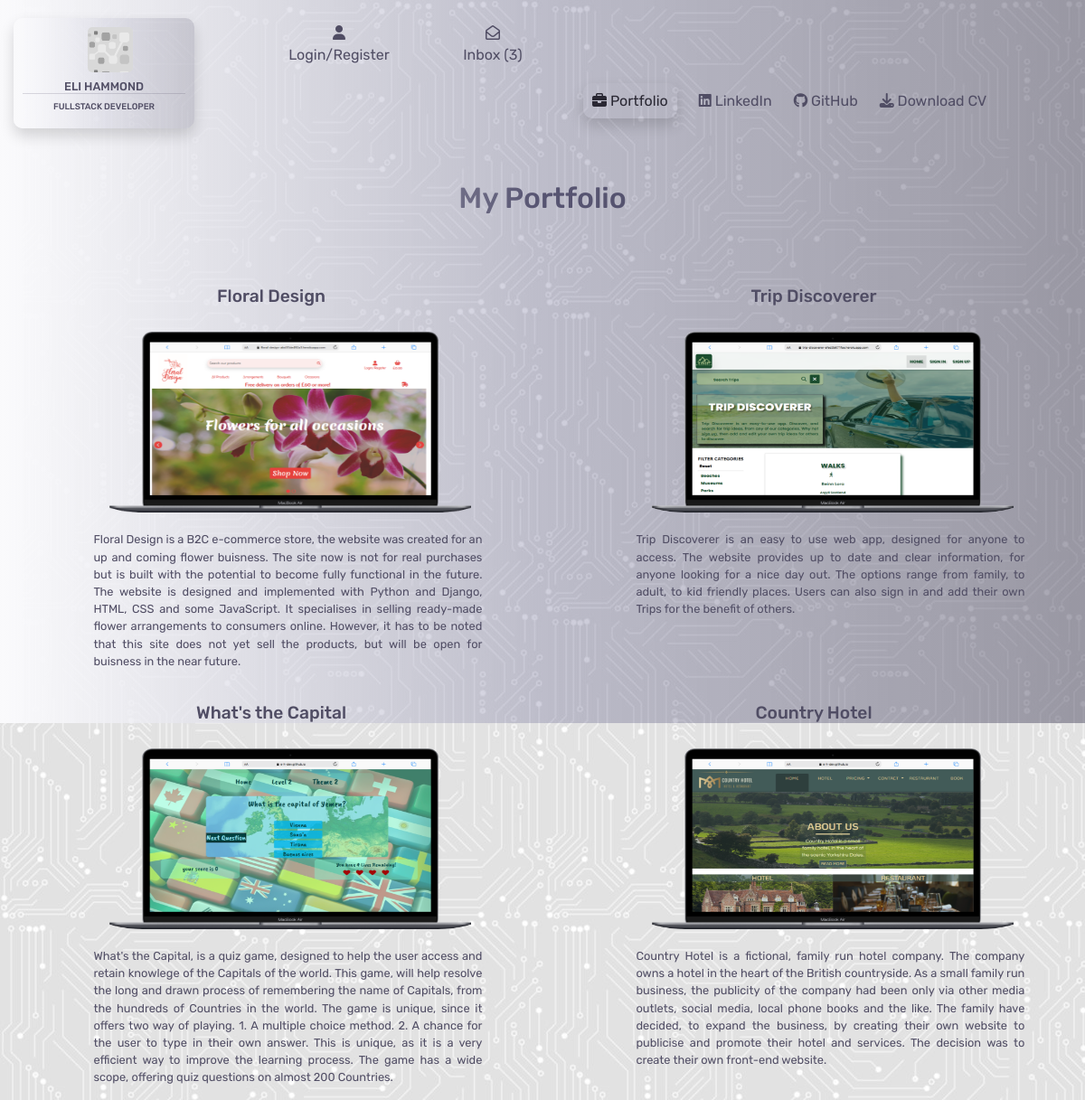
The page /portfolio/ on the database its author committed.
### portfolio/models.py (models this page shows, shortened)
class Portfolio(models.Model):
    class Meta:
        verbose_name_plural = "Portfolio"
    name = models.CharField(max_length=254)
    website_url = models.URLField(max_length=1250, null=True, blank=True)
    description = models.TextField()
    mini_description = models.TextField(null=True, blank=True)
    image = models.ImageField(null=True, blank=True)

### portfolio/views.py (the view)
# urls.py: path('', views.all_portfolio, name='portfolio'),
def all_portfolio(request):
    portfolio = Portfolio.objects.all()
    context = {
        'portfolio': portfolio
    }
    return render(request, "portfolio/portfolio.html", context)

### contacts/contexts.py (called while the page is built)
def contacts_inbox(request):
    inbox = Contacts.objects.all()
    unread_messages = Contacts.objects.filter(read=False).count()
    print(unread_messages)
    message_count = len(inbox)
    context = {
        'inbox': inbox,
        'message_count': message_count,
        'unread_messages': unread_messages
    }
    return context

### portfolio/templates/portfolio/portfolio.html (shortened to what this page needs)
{% extends "base.html" %}
{% load static %}
{% block custom_style %}<span class="custom-nav shadow"><i class="fa-solid fa-briefcase"></i> Portfolio</span>{% endblock %}
{% block content %}
<div class="container-fluid">
    <div class="row">
        <div class="col-4"></div>
        <div class="col-4">
            <h2 class="header">My Portfolio</h2>
        </div>
        <div class="col-4"></div>
    </div>
    <div class="row portfolio-displays">
        {% for p in portfolio %}
        <div class="col-md-6">
            <h6 class="portfolio-header">{{ p.name }}</h6>
            <a class="image-position" href="{{ p.website_url }}" target="_blank">
                <img class="porfolio-image" src="{{ p.image.url }}" alt="image">
            </a>
            {% include 'includes/info.html' %}
        </div>
        {% endfor %}
    </div>
</div>
{% endblock %}

### templates/base.html (shortened to what this page needs)
{% load static %}
<!DOCTYPE html>
<html lang="en">
<head>
    {% block corecss %}
        <link rel="stylesheet" href="https://stackpath.bootstrapcdn.com/bootstrap/4.4.1/css/bootstrap.min.css">
        <link rel="stylesheet" href="https://cdnjs.cloudflare.com/ajax/libs/font-awesome/6.6.0/css/all.min.css">
        <link rel="stylesheet" href="https://cdnjs.cloudflare.com/ajax/libs/font-awesome/6.6.0/css/all.min.css">
        <link rel="stylesheet" href="{% static 'css/base.css' %}">
    {% endblock %}
</head>
<body>
    <div class="opaque"></div>
    <header>
        <nav>
            <div class="container-fluid">
                <div class="row">
                    <div class="col-md-3">
                        <a href="{% url 'home' %}">
                            <div class="logo shadow">
                                <div class="logo-logo"></div>
                                <h5>Eli Hammond</h5>
                                <h6>Fullstack Developer</h6>
                            </div>
                        </a>
                    </div>
                    <div class="col-md-3">
                        <div class="row">
                            <div class="col-md-6">
                                <div class="dropdown">
                                    <div class="dropbtn">
                                        <div class="icon"><i class="fa-solid fa-user"></i></div>
                                        {% if request.user.is_authenticated %}
                                            <div class="hello">
                                                Hello {{ user.username|capfirst }}
                                            </div>
                                        {% else %}
                                            Login/Register
                                        {% endif %}
                                    </div>
                                </div>
                            </div>
                            <div class="col-md-6">
                                {% if message %}
                                    <div class="if-message">
                                        <div class="inbox-number"><strong>5</strong></div>
                                        <div class="icon if-message"><i class="fa-regular fa-envelope-open"></i></div>
                                        Inbox
                                    </div>
                                {% else %}
                                    <div class="message-box">
                                        <a href="{% url 'contacts' %}">
                                            <div class="icon"><i class="fa-regular fa-envelope-open"></i></div>
                                            Inbox ({{ unread_messages }})
                                        </a>
                                    </div>
                                {% endif %}
                            </div>
                        </div>
                    </div>
                    <div class="col-md-6">
                    </div>
                </div>
                <div class="row bottom-header">
                    <div class="col-md-6"></div>
                    <div class="col-md-6 d-none d-lg-block">
                        <ul>
                            <li>
                                <a href="{% url 'portfolio' %}">{% block custom_style %}<i class="fa-solid fa-briefcase"></i> Portfolio{% endblock %}</a>
                            </li>
                            <li>
                                <a href="https://www.linkedin.com/in/elliot-hammond-286739298/" target="_blank"><i class="fa-brands fa-linkedin"></i> LinkedIn</a>
                            </li>
                            <li>
                                <a href="https://github.com/e-h-dev" target="_blank"><i class="fa-brands fa-github"></i> GitHub</a>
                            </li>
                            <li>
                                <a href=""><i class="fa-solid fa-download"></i> Download CV</a>
                            </li>
                        </ul>
                    </div>
                </div>
            </div>
        </nav>
    </header>
    {% block content %}
    {% endblock %}
</body>
</html>

### templates/includes/info.html
<p class="description-p">{{ p.description }}</p>

### static/css/base.css (style rules this page uses)
:root { --main-font:Rubik; --text-color:rgb(80, 77, 100); }
body { background-image: url('/media/background-image.jpg'); }
header { height:200px; }
.logo-logo { background-image: url("/media/small-logo.png"); height:50px; width:50px; position: relative; left:40%; background-size: contain; border-radius: 5px; z-index: -9999999999999999999999; }
.logo { height:100; width:200px; border-radius: 10px; position: relative; top:20px; z-index: 9999999999; font-family: var(--main-font); color:rgb(80, 77, 100); padding:10px; text-transform: uppercase; background-image: linear-gradient(to right, #fafafc, rgba(103, 102, 146, 0.1), rgba(80, 77, 100, 0.2)); }
.logo h5 { text-align: center; font-size: 0.8rem; padding-top: 8px; border-bottom: 1px solid rgba(80, 77, 100, 0.2); }
.logo h6 { text-align: center; font-size: 0.6rem; }
.bottom-header { position: absolute; top:100px; width:90vw; left:100px; }
.opaque { background-image: linear-gradient(to right, #fafafc, rgba(103, 102, 146, 0.3), rgba(80, 77, 100, 0.5)); height:100vh; width:100vw; z-index: 1; position: fixed; }
ul { list-style: none; position: relative; padding-left:5px; z-index: 2; }
li a { color:rgb(80, 77, 100); font-family: var(--main-font); font-size: 1rem; padding-right: 1.5rem; float: left; }
.dropbtn { color: rgb(80, 77, 100); font-size: 16px; top:25px; text-align: center; font-family: var(--main-font); border: none; position: relative; z-index:1; cursor: pointer; }
.message-box { font-family: var(--main-font); color: rgb(80, 77, 100); position: relative; top:25px; left:20px; text-align: center; z-index: 2; }
.message-box a { color:var(--text-color); }
.icon { position: inherit; text-align: center; font-size: 1rem; }
.custom-nav { color:rgb(42, 40, 51); font-family: var(--main-font); padding:10px; border-radius: 10px; }
.header { font-family: var(--main-font); color: rgb(80, 77, 100); text-align: center; padding-bottom: 50px; }
.portfolio-displays { position: relative; z-index: 2; }
.portfolio-header { position: relative; color: var(--text-color); font-family: var(--main-font); text-align: center; font-size: 1.2rem; padding: 20px; }
.porfolio-image { height: 200px; width:400px; }
.image-position { position: relative; left:15%; padding: 20px; }
.description-p, .mini-description { padding-top: 20px; padding-left: 20px; position: relative; left:12%; width:450px; text-align: justify; font-family: var(--main-font); color:var(--text-color); }
.description-p { font-size: 0.8rem; }
.col-md-6 { width:90%; }

### rows shown on the page
Portfolio: name "Floral Design", image (picture), description "Floral Design is a B2C e-commerce store, the website was created for an up and coming flower buisness. The site now is not for real purchases but is built with the potential to become fully functional in the future. The website is designed and implemented with Python and Django, HTML, CSS and some JavaScript. It specialises in selling ready-made flower arrangements to consumers online. However, it has to be noted that this site does not yet sell the products, but will be open for buisness in the near future."
Portfolio: name "Trip Discoverer", image (picture), description "Trip Discoverer is an easy to use web app, designed for anyone to access. The website provides up to date and clear information, for anyone looking for a nice day out. The options range from family, to adult, to kid friendly places. Users can also sign in and add their own Trips for the benefit of others."
Portfolio: name "What's the Capital", image (picture), description "What's the Capital, is a quiz game, designed to help the user access and retain knowlege of the Capitals of the world. This game, will help resolve the long and drawn process of remembering the name of Capitals, from the hundreds of Countries in the world. The game is unique, since it offers two way of playing. 1. A multiple choice method. 2. A chance for the user to type in their own answer. This is unique, as it is a very efficient way to improve the learning process. The game has a wide scope, offering quiz questions on almost 200 Countries."
Portfolio: name "Country Hotel", image (picture), description "Country Hotel is a fictional, family run hotel company. The company owns a hotel in the heart of the British countryside. As a small family run business, the publicity of the company had been only via other media outlets, social media, local phone books and the like. The family have decided, to expand the business, by creating their own website to publicise and promote their hotel and services. The decision was to create their own front-end website."

### other values the page prints
{{ unread_messages }} "3"
